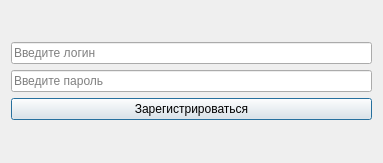
<?xml version="1.0" encoding="UTF-8"?>
<ui version="4.0">
 <class>Dialog</class>
 <widget class="QDialog" name="Dialog">
  <property name="geometry">
   <rect>
    <x>0</x>
    <y>0</y>
    <width>383</width>
    <height>163</height>
   </rect>
  </property>
  <property name="windowTitle">
   <string>Dialog</string>
  </property>
  <layout class="QVBoxLayout" name="verticalLayout_2">
   <item>
    <layout class="QVBoxLayout" name="verticalLayout">
     <item>
      <widget class="QLineEdit" name="lineEdit">
       <property name="placeholderText">
        <string>Введите логин</string>
       </property>
      </widget>
     </item>
     <item>
      <widget class="QLineEdit" name="lineEdit_2">
       <property name="placeholderText">
        <string>Введите пароль</string>
       </property>
      </widget>
     </item>
     <item>
      <widget class="QPushButton" name="pushButton">
       <property name="text">
        <string>Зарегистрироваться</string>
       </property>
      </widget>
     </item>
    </layout>
   </item>
  </layout>
 </widget>
 <resources/>
 <connections/>
</ui>
